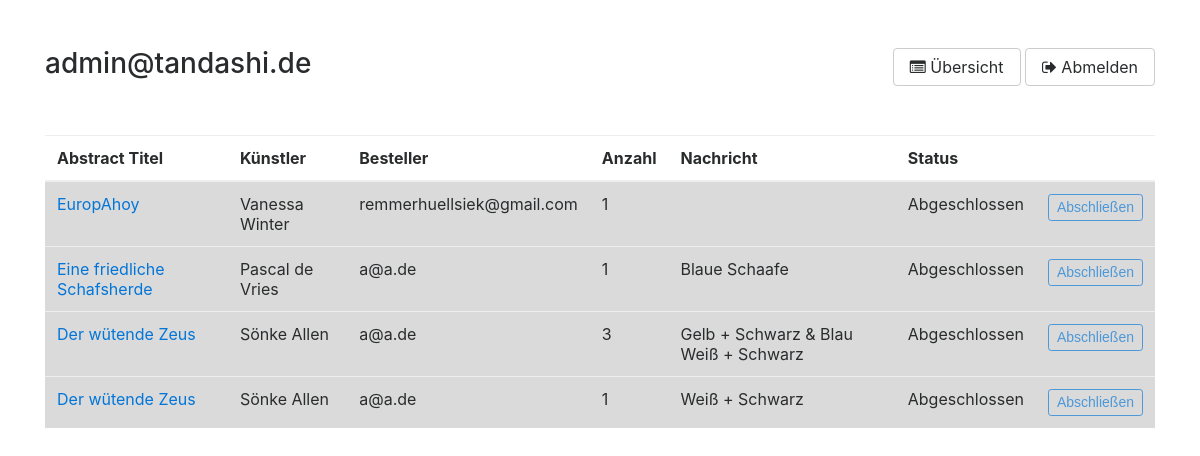
Screenshot of /purchases/orders.php (signed in) with the database file from the repository.
### tables this page shows
CREATE TABLE `tbl_sold` (
  `id` int(11) NOT NULL,
  `abstract_id` int(11) NOT NULL,
  `amount` int(11) NOT NULL,
  `email` varchar(50) NOT NULL,
  `message` text NOT NULL,
  `password` varchar(128) NOT NULL,
  `active` tinyint(1) NOT NULL DEFAULT '1',
  `price` int(10) NOT NULL,
  `surcharge` int(10) NOT NULL DEFAULT '0'
);

CREATE TABLE `tbl_abstract` (
  `id` int(11) NOT NULL,
  `title` varchar(200) NOT NULL,
  `material` int(11) NOT NULL DEFAULT '1',
  `topic` varchar(200) NOT NULL,
  `content` text NOT NULL,
  `author` varchar(200) NOT NULL,
  `class` varchar(200) NOT NULL DEFAULT 'DQI14',
  `img_sell_count` int(10) NOT NULL DEFAULT '0',
  `price` int(10) NOT NULL DEFAULT '15'
);

### purchases/orders.php (the view, shortened to what this page needs)
<?php
require "../scripts/connect.php";
$email = $_SESSION["email"];
$admin = false;
if (mysql_fetch_assoc(mysql_query("SELECT active FROM tbl_sold WHERE email = '$email'"))["active"] == "3") {
    $sql = mysql_query("SELECT title as abstract, tbl_abstract.id as abs_id, tbl_sold.id as id, author, amount, message, active, email FROM tbl_sold JOIN tbl_abstract ON tbl_sold.abstract_id=tbl_abstract.id WHERE email != '$email'");
    $admin = true;
    if ($sql) {
        $result = array();
        while ($r = mysql_fetch_assoc($sql)) {
            array_push($result, $r);
        }
    }
}
?>
<html>
<head>
    <link rel="stylesheet" href="../css/font-awesome.min.css">
    <link rel="stylesheet" href="../css/bootstrap.min.css">
</head>
<body>
<div class="container mt-5">
    <div class="row mb-5">
        <h3 class="col"><?= $_SESSION["email"] ?></h3>
        <div class="col text-right">
            <a class="btn btn-secondary" href="../" role="button"><i class="fa fa-list-alt" aria-hidden="true"></i> Übersicht</a>
            <a class="btn btn-secondary" href="../scripts/logout.php" role="button"><i class="fa fa-sign-out" aria-hidden="true"></i> Abmelden</a>
        </div>
    </div>
    <table class="table table-hover">
        <thead>
        <tr>
            <th>Abstract Titel</th>
            <th>Künstler</th>
            <th>Besteller</th>
            <th>Anzahl</th>
            <th>Nachricht</th>
            <th>Status</th>
            <th></th>
        </tr>
        </thead>
        <tbody>
        <?php
        foreach ($result as $value) {
            if ($admin) {
                $button = "Abschließen";
                $btn_class = "btn-outline-primary";
                $btn_url = "../scripts/close.php";
            } else {
                $button = "Stornieren";
                $btn_class = "btn-outline-danger";
                $btn_url = "../scripts/storno.php";
            }
            $status = "";
            $class = "";
            $disable = "";
            switch ($value["active"]) {
                case "2":
                    $status = "Abgeschlossen";
                    $class = "table-active";
                    $disable = "disabled";
                    break;
            }
            echo "<tr class='$class'><td><a href='../?id=$value[abs_id]'>$value[abstract]</a></td><td>$value[author]</td><td>$value[email]</td><td>$value[amount]</td><td>$value[message]</td><td>$status</td><td><form action='$btn_url' method='post' style='margin-bottom: 0'><input name='id' value='$value[id]' hidden><button type='submit' role='button' class='btn $btn_class btn-sm' $disable>$button</button></form></td></tr>";
        }
        ?>
        </tbody>
    </table>
</div>
</body>
</html>

### rows the page displays
tbl_sold: abstract.title "EuropAhoy", abstract.author "Vanessa Winter", email "remmerhuellsiek@gmail.com", amount "1", active "Abgeschlossen"
tbl_sold: active "Abschließen"
tbl_sold: abstract.title "Eine friedliche Schafsherde", abstract.author "Pascal de Vries", email "a@a.de", amount "1", message "Blaue Schaafe", active "Abgeschlossen"
tbl_sold: abstract.title "Der wütende Zeus", abstract.author "Sönke Allen", email "a@a.de", amount "3", message "Gelb + Schwarz & Blau Weiß + Schwarz", active "Abgeschlossen"
tbl_sold: abstract.title "Der wütende Zeus", abstract.author "Sönke Allen", email "a@a.de", amount "1", message "Weiß + Schwarz", active "Abgeschlossen"

### other values shown
$_SESSION["email"] "admin@tandashi.de"
